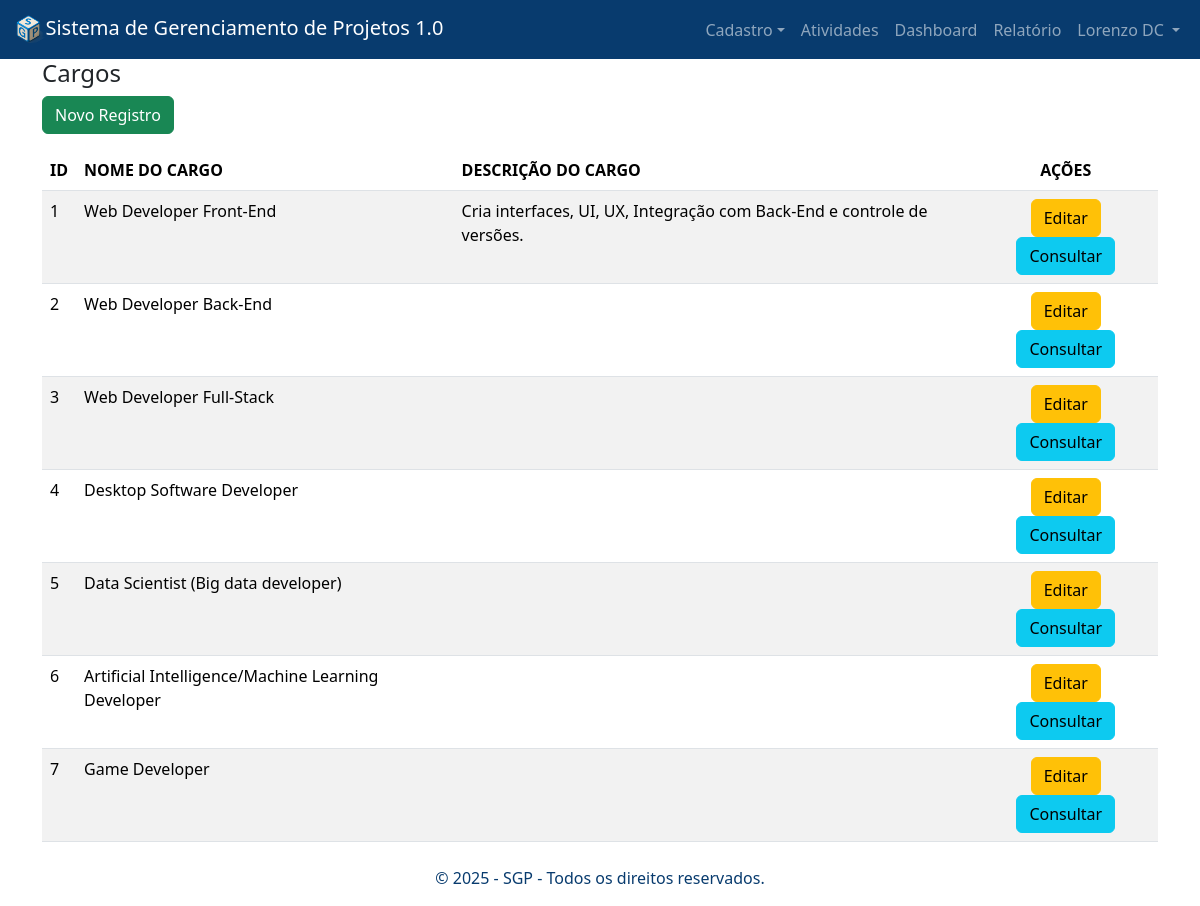
Screenshot of /cargos.php (signed in) with the database file from the repository.
### tables this page shows
CREATE TABLE `cargo` (
  `id` int NOT NULL AUTO_INCREMENT,
  `nome` varchar(100) NOT NULL,
  `descricao` text,
  PRIMARY KEY (`id`)
);

### cargos.php (the view, shortened to what this page needs)
<?php
require_once("header.php");
  function retornaCargos(){
    require("conexao.php");
    try{
      $sql = "SELECT * FROM cargo";
      $stmt = $pdo->query($sql);
      return $stmt->fetchALL(PDO::FETCH_ASSOC);
    }catch (Exception $e){
      die("Erro ao consultar os cargos: " . $e->getMessage());
    }
  }
  $cargos = retornaCargos();
?>
    <h4>Cargos</h4>
      <a href="novo_cargo.php" class="btn btn-success mb-3">Novo Registro</a>
      <table class="table table-hover table-striped" id="tabela">
          <thead>
              <tr>
                  <th>ID</th>
                  <th>NOME DO CARGO</th><th>DESCRIÇÃO DO CARGO</th><th  style="text-align: center;">AÇÕES</th>
              </tr>
          </thead>
          <tbody>
              <?php
                foreach($cargos as $c):
              ?>
                  <tr>
                      <td><?= $c['id'] ?></td>
                      <td><?= $c['nome'] ?></td>
                      <td><?= $c['descricao'] ?></td>
                      <td  style="text-align: center;">
                          <a href="editar_cargos.php?id=<?= $c['id'] ?>" class="btn btn-warning">Editar</a>
                          <a href="consultar_cargos.php?id=<?= $c['id'] ?>" class="btn btn-info">Consultar</a>
                      </td>
                  </tr>
                <?php
                  endforeach;
                ?>
          </tbody>
      </table>
<?php
  require_once("footer.php");
?>

### rows the page displays
cargo: id "1", nome "Web Developer Front-End", descricao "Cria interfaces, UI, UX, Integração com Back-End e controle de versões."
cargo: id "2", nome "Web Developer Back-End"
cargo: id "3", nome "Web Developer Full-Stack"
cargo: id "4", nome "Desktop Software Developer"
cargo: id "5", nome "Data Scientist (Big data developer)"
cargo: id "6", nome "Artificial Intelligence/Machine Learning Developer"
cargo: id "7", nome "Game Developer"

### other values shown
$_SESSION['usuario'] "Lorenzo DC"
